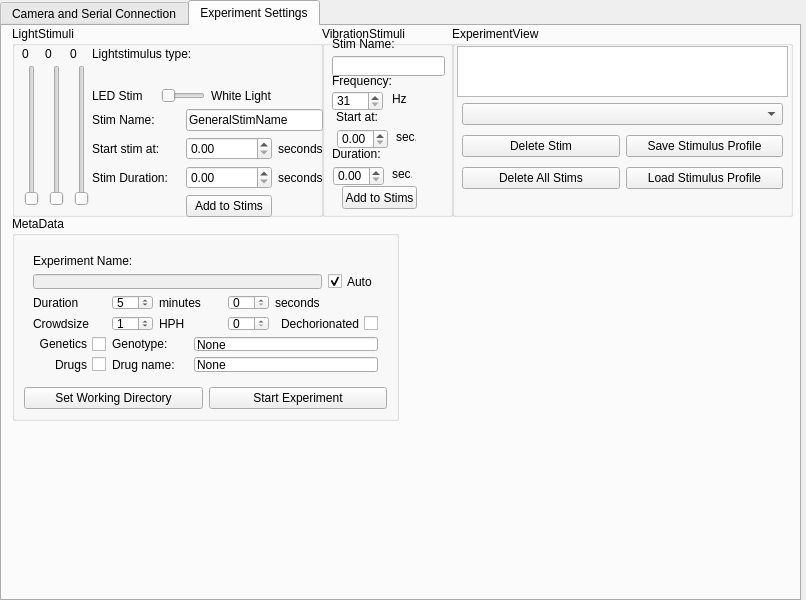
<?xml version="1.0" encoding="UTF-8"?>
<ui version="4.0">
 <class>Form</class>
 <widget class="QWidget" name="Form">
  <property name="enabled">
   <bool>true</bool>
  </property>
  <property name="geometry">
   <rect>
    <x>0</x>
    <y>0</y>
    <width>806</width>
    <height>600</height>
   </rect>
  </property>
  <property name="windowTitle">
   <string>Form</string>
  </property>
  <property name="autoFillBackground">
   <bool>true</bool>
  </property>
  <widget class="QTabWidget" name="tabWidget">
   <property name="geometry">
    <rect>
     <x>0</x>
     <y>0</y>
     <width>801</width>
     <height>601</height>
    </rect>
   </property>
   <property name="currentIndex">
    <number>1</number>
   </property>
   <widget class="QWidget" name="tabConnections">
    <attribute name="title">
     <string>Camera and Serial Connection</string>
    </attribute>
    <widget class="QGroupBox" name="groupBox_4">
     <property name="enabled">
      <bool>false</bool>
     </property>
     <property name="geometry">
      <rect>
       <x>315</x>
       <y>155</y>
       <width>281</width>
       <height>191</height>
      </rect>
     </property>
     <property name="title">
      <string>Live Data From Serial Connection</string>
     </property>
     <layout class="QGridLayout" name="gridLayout_4">
      <item row="0" column="0">
       <widget class="QLabel" name="label_19">
        <property name="text">
         <string>Incoming Message:</string>
        </property>
       </widget>
      </item>
      <item row="0" column="1">
       <widget class="QLabel" name="labelSerialLiveIncoming">
        <property name="text">
         <string>[No Data Yet]</string>
        </property>
       </widget>
      </item>
      <item row="1" column="0">
       <widget class="QLabel" name="label_20">
        <property name="text">
         <string>Temperature:</string>
        </property>
       </widget>
      </item>
      <item row="1" column="1">
       <widget class="QLabel" name="labelSerialLiveTemperature">
        <property name="text">
         <string>[No Data Yet]</string>
        </property>
       </widget>
      </item>
      <item row="2" column="0" colspan="2">
       <widget class="PlotWidget" name="graphicsViewSerial"/>
      </item>
     </layout>
    </widget>
    <widget class="QGroupBox" name="serialControlsGroup">
     <property name="geometry">
      <rect>
       <x>315</x>
       <y>0</y>
       <width>281</width>
       <height>153</height>
      </rect>
     </property>
     <property name="title">
      <string>Serial Connection to Setup</string>
     </property>
     <layout class="QGridLayout" name="gridLayout_5">
      <item row="2" column="1" colspan="2">
       <widget class="QPushButton" name="buttonSerialConnect">
        <property name="text">
         <string>Connect</string>
        </property>
       </widget>
      </item>
      <item row="0" column="0" colspan="3">
       <widget class="QLabel" name="labelSerialConnected">
        <property name="layoutDirection">
         <enum>Qt::LeftToRight</enum>
        </property>
        <property name="text">
         <string>Status: Not Connected</string>
        </property>
       </widget>
      </item>
      <item row="3" column="0" colspan="2">
       <widget class="QLineEdit" name="lineeditWriteToSerial">
        <property name="toolTip">
         <string>&lt;html&gt;&lt;head/&gt;&lt;body&gt;&lt;p&gt;Write to the Controller:&lt;br/&gt;White light on: &amp;quot;wS&amp;quot;&lt;br/&gt;White light off: &amp;quot;wC&amp;quot;&lt;/p&gt;&lt;p&gt;For LEDs: &amp;quot;n&amp;quot;+ nine digits setting RGB values&lt;br/&gt;example: &amp;quot;n000255000&amp;quot; set green leds on.&lt;br/&gt;LEDs off: &amp;quot;nC&amp;quot;&lt;/p&gt;&lt;p&gt;set IR light: &amp;quot;i&amp;quot;+three digits&lt;br/&gt;example: &amp;quot;i255&amp;quot; sets IR to full power.&lt;/p&gt;&lt;/body&gt;&lt;/html&gt;</string>
        </property>
       </widget>
      </item>
      <item row="2" column="0">
       <widget class="QPushButton" name="buttonSerialScan">
        <property name="text">
         <string>Scan</string>
        </property>
       </widget>
      </item>
      <item row="3" column="2">
       <widget class="QPushButton" name="buttonWriteToSerial">
        <property name="text">
         <string>Send</string>
        </property>
       </widget>
      </item>
      <item row="1" column="0" colspan="3">
       <widget class="QComboBox" name="comboboxSerialAvailable"/>
      </item>
      <item row="4" column="0" colspan="3">
       <widget class="QCheckBox" name="checkBoxReadSerialLive">
        <property name="enabled">
         <bool>false</bool>
        </property>
        <property name="text">
         <string>Read Serial Live</string>
        </property>
       </widget>
      </item>
     </layout>
    </widget>
    <widget class="QGroupBox" name="groupBoxCameraControls">
     <property name="enabled">
      <bool>false</bool>
     </property>
     <property name="geometry">
      <rect>
       <x>0</x>
       <y>100</y>
       <width>311</width>
       <height>191</height>
      </rect>
     </property>
     <property name="title">
      <string>Camera Controls</string>
     </property>
     <widget class="QPushButton" name="buttonCameraPreview">
      <property name="geometry">
       <rect>
        <x>10</x>
        <y>149</y>
        <width>211</width>
        <height>23</height>
       </rect>
      </property>
      <property name="text">
       <string>Live Preview</string>
      </property>
      <property name="checkable">
       <bool>true</bool>
      </property>
     </widget>
     <widget class="QLabel" name="label_5">
      <property name="geometry">
       <rect>
        <x>10</x>
        <y>28</y>
        <width>50</width>
        <height>16</height>
       </rect>
      </property>
      <property name="text">
       <string>Framerate</string>
      </property>
     </widget>
     <widget class="QSpinBox" name="spinBoxFramerate">
      <property name="geometry">
       <rect>
        <x>66</x>
        <y>28</y>
        <width>43</width>
        <height>20</height>
       </rect>
      </property>
      <property name="autoFillBackground">
       <bool>true</bool>
      </property>
      <property name="keyboardTracking">
       <bool>false</bool>
      </property>
      <property name="minimum">
       <number>1</number>
      </property>
      <property name="maximum">
       <number>200</number>
      </property>
      <property name="value">
       <number>30</number>
      </property>
     </widget>
     <widget class="QLabel" name="label_6">
      <property name="geometry">
       <rect>
        <x>115</x>
        <y>28</y>
        <width>16</width>
        <height>16</height>
       </rect>
      </property>
      <property name="text">
       <string>fps</string>
      </property>
     </widget>
     <widget class="QComboBox" name="comboboxCameraExposure">
      <property name="geometry">
       <rect>
        <x>232</x>
        <y>28</y>
        <width>69</width>
        <height>20</height>
       </rect>
      </property>
     </widget>
     <widget class="QLabel" name="label_9">
      <property name="geometry">
       <rect>
        <x>156</x>
        <y>28</y>
        <width>45</width>
        <height>16</height>
       </rect>
      </property>
      <property name="text">
       <string>Exposure</string>
      </property>
     </widget>
     <widget class="QLabel" name="label_7">
      <property name="geometry">
       <rect>
        <x>10</x>
        <y>59</y>
        <width>50</width>
        <height>16</height>
       </rect>
      </property>
      <property name="text">
       <string>Brightness</string>
      </property>
     </widget>
     <widget class="QSlider" name="sliderCameraBrightness">
      <property name="geometry">
       <rect>
        <x>70</x>
        <y>60</y>
        <width>201</width>
        <height>19</height>
       </rect>
      </property>
      <property name="minimum">
       <number>-10</number>
      </property>
      <property name="maximum">
       <number>30</number>
      </property>
      <property name="value">
       <number>0</number>
      </property>
      <property name="orientation">
       <enum>Qt::Horizontal</enum>
      </property>
     </widget>
     <widget class="QLabel" name="labelCameraBrighness">
      <property name="geometry">
       <rect>
        <x>281</x>
        <y>59</y>
        <width>16</width>
        <height>16</height>
       </rect>
      </property>
      <property name="text">
       <string>0</string>
      </property>
     </widget>
     <widget class="QLabel" name="label_8">
      <property name="geometry">
       <rect>
        <x>10</x>
        <y>89</y>
        <width>35</width>
        <height>16</height>
       </rect>
      </property>
      <property name="text">
       <string>Gamma</string>
      </property>
     </widget>
     <widget class="QSlider" name="sliderCameraGamma">
      <property name="geometry">
       <rect>
        <x>66</x>
        <y>89</y>
        <width>201</width>
        <height>19</height>
       </rect>
      </property>
      <property name="maximum">
       <number>30</number>
      </property>
      <property name="orientation">
       <enum>Qt::Horizontal</enum>
      </property>
      <property name="tickPosition">
       <enum>QSlider::NoTicks</enum>
      </property>
     </widget>
     <widget class="QLabel" name="labelCameraGamma">
      <property name="geometry">
       <rect>
        <x>280</x>
        <y>89</y>
        <width>16</width>
        <height>16</height>
       </rect>
      </property>
      <property name="text">
       <string>0</string>
      </property>
     </widget>
     <widget class="QLabel" name="label_21">
      <property name="geometry">
       <rect>
        <x>10</x>
        <y>119</y>
        <width>37</width>
        <height>16</height>
       </rect>
      </property>
      <property name="text">
       <string>IR Light</string>
      </property>
     </widget>
     <widget class="QSlider" name="sliderIRLight">
      <property name="enabled">
       <bool>false</bool>
      </property>
      <property name="geometry">
       <rect>
        <x>66</x>
        <y>119</y>
        <width>201</width>
        <height>19</height>
       </rect>
      </property>
      <property name="maximum">
       <number>255</number>
      </property>
      <property name="orientation">
       <enum>Qt::Horizontal</enum>
      </property>
     </widget>
     <widget class="QLabel" name="label_22">
      <property name="geometry">
       <rect>
        <x>280</x>
        <y>119</y>
        <width>16</width>
        <height>16</height>
       </rect>
      </property>
      <property name="text">
       <string>0</string>
      </property>
     </widget>
     <widget class="QPushButton" name="buttonCameraResetProperties">
      <property name="geometry">
       <rect>
        <x>220</x>
        <y>150</y>
        <width>75</width>
        <height>23</height>
       </rect>
      </property>
      <property name="text">
       <string>reset</string>
      </property>
     </widget>
    </widget>
    <widget class="QGroupBox" name="groupBoxVideoControls">
     <property name="enabled">
      <bool>false</bool>
     </property>
     <property name="geometry">
      <rect>
       <x>0</x>
       <y>290</y>
       <width>311</width>
       <height>108</height>
      </rect>
     </property>
     <property name="title">
      <string>VideoControls</string>
     </property>
     <layout class="QGridLayout" name="gridLayout_3">
      <item row="0" column="0">
       <widget class="QLabel" name="labelVideoName">
        <property name="text">
         <string>Video Name</string>
        </property>
       </widget>
      </item>
      <item row="0" column="1" colspan="4">
       <widget class="QLineEdit" name="lineeditVideoName">
        <property name="enabled">
         <bool>false</bool>
        </property>
       </widget>
      </item>
      <item row="0" column="5">
       <widget class="QCheckBox" name="checkboxAutoNaming">
        <property name="text">
         <string>Automatic</string>
        </property>
        <property name="checked">
         <bool>true</bool>
        </property>
       </widget>
      </item>
      <item row="1" column="0">
       <widget class="QLabel" name="label_2">
        <property name="text">
         <string>Duration</string>
        </property>
       </widget>
      </item>
      <item row="1" column="1" colspan="2">
       <widget class="QSpinBox" name="spinBoxVideoTimeMinutes">
        <property name="value">
         <number>5</number>
        </property>
       </widget>
      </item>
      <item row="1" column="3">
       <widget class="QLabel" name="label_3">
        <property name="text">
         <string>minutes</string>
        </property>
       </widget>
      </item>
      <item row="1" column="4">
       <widget class="QSpinBox" name="spinBoxVideoTimeSeconds"/>
      </item>
      <item row="1" column="5">
       <widget class="QLabel" name="label_4">
        <property name="text">
         <string>seconds</string>
        </property>
       </widget>
      </item>
      <item row="2" column="0" colspan="2">
       <widget class="QPushButton" name="buttonSetPath">
        <property name="text">
         <string>Set Path</string>
        </property>
       </widget>
      </item>
      <item row="2" column="2" colspan="3">
       <widget class="QPushButton" name="buttonRecordVideo">
        <property name="text">
         <string>Record</string>
        </property>
        <property name="checkable">
         <bool>true</bool>
        </property>
       </widget>
      </item>
     </layout>
    </widget>
    <widget class="QGroupBox" name="groupBoxCameraConnection">
     <property name="geometry">
      <rect>
       <x>0</x>
       <y>0</y>
       <width>311</width>
       <height>101</height>
      </rect>
     </property>
     <property name="title">
      <string>Connect To Camera</string>
     </property>
     <layout class="QGridLayout" name="gridLayout_2">
      <item row="0" column="0" colspan="2">
       <widget class="QLabel" name="labelCameraConnectionStatus">
        <property name="text">
         <string>Status: Not Connected</string>
        </property>
       </widget>
      </item>
      <item row="1" column="0" colspan="2">
       <widget class="QComboBox" name="comboBoxConnectedCameras"/>
      </item>
      <item row="2" column="0">
       <widget class="QPushButton" name="buttonScanForCameras">
        <property name="text">
         <string>scan</string>
        </property>
       </widget>
      </item>
      <item row="2" column="1">
       <widget class="QPushButton" name="buttonCameraConnectDisconnect">
        <property name="text">
         <string>connect</string>
        </property>
       </widget>
      </item>
     </layout>
    </widget>
   </widget>
   <widget class="QWidget" name="tabExperiment">
    <attribute name="title">
     <string>Experiment Settings</string>
    </attribute>
    <widget class="QGroupBox" name="groupBox_2">
     <property name="geometry">
      <rect>
       <x>450</x>
       <y>0</y>
       <width>341</width>
       <height>191</height>
      </rect>
     </property>
     <property name="title">
      <string>ExperimentView</string>
     </property>
     <widget class="PlotWidget" name="graphicsView">
      <property name="geometry">
       <rect>
        <x>5</x>
        <y>20</y>
        <width>331</width>
        <height>51</height>
       </rect>
      </property>
     </widget>
     <widget class="QWidget" name="widget" native="true">
      <property name="geometry">
       <rect>
        <x>10</x>
        <y>73</y>
        <width>321</width>
        <height>96</height>
       </rect>
      </property>
      <layout class="QGridLayout" name="gridLayout">
       <item row="1" column="0">
        <widget class="QPushButton" name="buttonDeleteSelectedStim">
         <property name="text">
          <string>Delete Stim</string>
         </property>
        </widget>
       </item>
       <item row="1" column="1">
        <widget class="QPushButton" name="buttonSaveStimulusProfile">
         <property name="text">
          <string>Save Stimulus Profile</string>
         </property>
        </widget>
       </item>
       <item row="2" column="0">
        <widget class="QPushButton" name="buttonDeleteAllStims">
         <property name="text">
          <string>Delete All Stims</string>
         </property>
        </widget>
       </item>
       <item row="2" column="1">
        <widget class="QPushButton" name="buttonLoadStimulusProfile">
         <property name="text">
          <string>Load Stimulus Profile</string>
         </property>
        </widget>
       </item>
       <item row="0" column="0" colspan="2">
        <widget class="QComboBox" name="comboBoxSelectStimId"/>
       </item>
      </layout>
     </widget>
    </widget>
    <widget class="QGroupBox" name="groupboxMetaData">
     <property name="geometry">
      <rect>
       <x>10</x>
       <y>190</y>
       <width>387</width>
       <height>205</height>
      </rect>
     </property>
     <property name="title">
      <string>MetaData</string>
     </property>
     <layout class="QGridLayout" name="gridLayout_6">
      <item row="1" column="2" colspan="2">
       <widget class="QPushButton" name="buttonStartExperiment">
        <property name="text">
         <string>Start Experiment</string>
        </property>
        <property name="checkable">
         <bool>true</bool>
        </property>
       </widget>
      </item>
      <item row="1" column="0" colspan="2">
       <widget class="QPushButton" name="buttonSetWorkingDirectory">
        <property name="text">
         <string>Set Working Directory</string>
        </property>
       </widget>
      </item>
      <item row="0" column="0" colspan="4">
       <widget class="QWidget" name="widgetMetaData" native="true">
        <layout class="QGridLayout" name="gridLayout_7">
         <item row="3" column="1">
          <widget class="QSpinBox" name="spinboxCrowdsize">
           <property name="value">
            <number>1</number>
           </property>
          </widget>
         </item>
         <item row="3" column="0">
          <widget class="QLabel" name="label_10">
           <property name="text">
            <string>Crowdsize</string>
           </property>
          </widget>
         </item>
         <item row="2" column="0">
          <widget class="QLabel" name="label_15">
           <property name="text">
            <string>Duration</string>
           </property>
          </widget>
         </item>
         <item row="2" column="1">
          <widget class="QSpinBox" name="spinBoxExperimentDurationMinutes">
           <property name="value">
            <number>5</number>
           </property>
          </widget>
         </item>
         <item row="2" column="2" colspan="2">
          <widget class="QLabel" name="label_14">
           <property name="text">
            <string>minutes</string>
           </property>
          </widget>
         </item>
         <item row="2" column="4">
          <widget class="QSpinBox" name="spinBoxExperimentDurationSeconds"/>
         </item>
         <item row="2" column="5" colspan="2">
          <widget class="QLabel" name="label_16">
           <property name="text">
            <string>seconds</string>
           </property>
          </widget>
         </item>
         <item row="1" column="6">
          <widget class="QCheckBox" name="checkBoxExperimentAutonaming">
           <property name="text">
            <string>Auto</string>
           </property>
           <property name="checked">
            <bool>true</bool>
           </property>
          </widget>
         </item>
         <item row="5" column="1" colspan="2">
          <widget class="QLabel" name="labelMetaDataDrugName">
           <property name="text">
            <string>Drug name:</string>
           </property>
          </widget>
         </item>
         <item row="3" column="2" colspan="2">
          <widget class="QLabel" name="label_12">
           <property name="toolTip">
            <string>&lt;html&gt;&lt;head/&gt;&lt;body&gt;&lt;p&gt;Hours Post Hatching&lt;/p&gt;&lt;/body&gt;&lt;/html&gt;</string>
           </property>
           <property name="text">
            <string>HPH</string>
           </property>
          </widget>
         </item>
         <item row="3" column="4">
          <widget class="QSpinBox" name="spinBox"/>
         </item>
         <item row="3" column="5" colspan="2">
          <widget class="QCheckBox" name="checkboxMetaDataDechorionation">
           <property name="layoutDirection">
            <enum>Qt::RightToLeft</enum>
           </property>
           <property name="text">
            <string>Dechorionated</string>
           </property>
          </widget>
         </item>
         <item row="4" column="0">
          <widget class="QCheckBox" name="checkboxMetaDataGenetics">
           <property name="layoutDirection">
            <enum>Qt::RightToLeft</enum>
           </property>
           <property name="text">
            <string>Genetics</string>
           </property>
          </widget>
         </item>
         <item row="4" column="1" colspan="2">
          <widget class="QLabel" name="labelMetaDataGenetics">
           <property name="text">
            <string>Genotype:</string>
           </property>
          </widget>
         </item>
         <item row="4" column="3" colspan="4">
          <widget class="QLineEdit" name="lineeditMetaDataGenetics">
           <property name="text">
            <string>None</string>
           </property>
          </widget>
         </item>
         <item row="5" column="0">
          <widget class="QCheckBox" name="checkboxMetaDataDrugs">
           <property name="layoutDirection">
            <enum>Qt::RightToLeft</enum>
           </property>
           <property name="text">
            <string>Drugs</string>
           </property>
          </widget>
         </item>
         <item row="5" column="3" colspan="4">
          <widget class="QLineEdit" name="lineeditMetaDataDrugName">
           <property name="layoutDirection">
            <enum>Qt::LeftToRight</enum>
           </property>
           <property name="text">
            <string>None</string>
           </property>
          </widget>
         </item>
         <item row="1" column="0" colspan="6">
          <widget class="QLineEdit" name="lineeditExperimentName">
           <property name="enabled">
            <bool>false</bool>
           </property>
          </widget>
         </item>
         <item row="0" column="0" colspan="2">
          <widget class="QLabel" name="label_11">
           <property name="text">
            <string>Experiment Name:</string>
           </property>
          </widget>
         </item>
        </layout>
       </widget>
      </item>
     </layout>
    </widget>
    <widget class="QGroupBox" name="groupBoxVibrationStimuli">
     <property name="enabled">
      <bool>true</bool>
     </property>
     <property name="geometry">
      <rect>
       <x>320</x>
       <y>0</y>
       <width>131</width>
       <height>191</height>
      </rect>
     </property>
     <property name="title">
      <string>VibrationStimuli</string>
     </property>
     <widget class="QDoubleSpinBox" name="spinBoxVibrationDuration">
      <property name="geometry">
       <rect>
        <x>11</x>
        <y>140</y>
        <width>51</width>
        <height>20</height>
       </rect>
      </property>
     </widget>
     <widget class="QLabel" name="label_13">
      <property name="geometry">
       <rect>
        <x>70</x>
        <y>65</y>
        <width>16</width>
        <height>16</height>
       </rect>
      </property>
      <property name="text">
       <string>Hz</string>
      </property>
     </widget>
     <widget class="QLabel" name="label_18">
      <property name="geometry">
       <rect>
        <x>70</x>
        <y>140</y>
        <width>20</width>
        <height>16</height>
       </rect>
      </property>
      <property name="text">
       <string>sec.</string>
      </property>
     </widget>
     <widget class="QSpinBox" name="spinBoxVibrationFrequency">
      <property name="geometry">
       <rect>
        <x>10</x>
        <y>65</y>
        <width>51</width>
        <height>20</height>
       </rect>
      </property>
      <property name="toolTip">
       <string>&lt;html&gt;&lt;head/&gt;&lt;body&gt;&lt;p&gt;Must be between 31 and 999 Hz.&lt;/p&gt;&lt;/body&gt;&lt;/html&gt;</string>
      </property>
      <property name="minimum">
       <number>31</number>
      </property>
      <property name="maximum">
       <number>999</number>
      </property>
     </widget>
     <widget class="QLabel" name="label_17">
      <property name="geometry">
       <rect>
        <x>10</x>
        <y>120</y>
        <width>61</width>
        <height>16</height>
       </rect>
      </property>
      <property name="text">
       <string>Duration:</string>
      </property>
     </widget>
     <widget class="QLabel" name="label">
      <property name="geometry">
       <rect>
        <x>10</x>
        <y>45</y>
        <width>61</width>
        <height>20</height>
       </rect>
      </property>
      <property name="text">
       <string>Frequency:</string>
      </property>
     </widget>
     <widget class="QLineEdit" name="lineeditVibrationStimName">
      <property name="geometry">
       <rect>
        <x>10</x>
        <y>30</y>
        <width>113</width>
        <height>20</height>
       </rect>
      </property>
     </widget>
     <widget class="QLabel" name="label_23">
      <property name="geometry">
       <rect>
        <x>10</x>
        <y>10</y>
        <width>71</width>
        <height>16</height>
       </rect>
      </property>
      <property name="text">
       <string>Stim Name:</string>
      </property>
     </widget>
     <widget class="QPushButton" name="buttonSaveVibrationStim">
      <property name="geometry">
       <rect>
        <x>20</x>
        <y>160</y>
        <width>75</width>
        <height>23</height>
       </rect>
      </property>
      <property name="text">
       <string>Add to Stims</string>
      </property>
     </widget>
     <widget class="QLabel" name="label_24">
      <property name="geometry">
       <rect>
        <x>74</x>
        <y>103</y>
        <width>20</width>
        <height>16</height>
       </rect>
      </property>
      <property name="text">
       <string>sec.</string>
      </property>
     </widget>
     <widget class="QLabel" name="label_25">
      <property name="geometry">
       <rect>
        <x>14</x>
        <y>83</y>
        <width>61</width>
        <height>16</height>
       </rect>
      </property>
      <property name="text">
       <string>Start at:</string>
      </property>
     </widget>
     <widget class="QDoubleSpinBox" name="spinBoxVibrationStart">
      <property name="geometry">
       <rect>
        <x>15</x>
        <y>103</y>
        <width>51</width>
        <height>20</height>
       </rect>
      </property>
     </widget>
    </widget>
    <widget class="QGroupBox" name="lightStimuliGroup">
     <property name="enabled">
      <bool>true</bool>
     </property>
     <property name="geometry">
      <rect>
       <x>10</x>
       <y>0</y>
       <width>311</width>
       <height>191</height>
      </rect>
     </property>
     <property name="title">
      <string>LightStimuli</string>
     </property>
     <widget class="QWidget" name="widgetLEDSliders" native="true">
      <property name="enabled">
       <bool>true</bool>
      </property>
      <property name="geometry">
       <rect>
        <x>10</x>
        <y>10</y>
        <width>71</width>
        <height>171</height>
       </rect>
      </property>
      <widget class="QLabel" name="labelRedSliderValue">
       <property name="geometry">
        <rect>
         <x>0</x>
         <y>10</y>
         <width>20</width>
         <height>16</height>
        </rect>
       </property>
       <property name="text">
        <string>0</string>
       </property>
      </widget>
      <widget class="QSlider" name="sliderRed">
       <property name="geometry">
        <rect>
         <x>0</x>
         <y>29</y>
         <width>19</width>
         <height>141</height>
        </rect>
       </property>
       <property name="maximum">
        <number>255</number>
       </property>
       <property name="orientation">
        <enum>Qt::Vertical</enum>
       </property>
      </widget>
      <widget class="QLabel" name="labelBlueSliderValue">
       <property name="geometry">
        <rect>
         <x>48</x>
         <y>10</y>
         <width>19</width>
         <height>16</height>
        </rect>
       </property>
       <property name="text">
        <string>0</string>
       </property>
      </widget>
      <widget class="QLabel" name="labelGreenSliderValue">
       <property name="geometry">
        <rect>
         <x>23</x>
         <y>10</y>
         <width>19</width>
         <height>16</height>
        </rect>
       </property>
       <property name="text">
        <string>0</string>
       </property>
      </widget>
      <widget class="QSlider" name="sliderBlue">
       <property name="geometry">
        <rect>
         <x>50</x>
         <y>29</y>
         <width>19</width>
         <height>141</height>
        </rect>
       </property>
       <property name="maximum">
        <number>255</number>
       </property>
       <property name="orientation">
        <enum>Qt::Vertical</enum>
       </property>
      </widget>
      <widget class="QSlider" name="sliderGreen">
       <property name="geometry">
        <rect>
         <x>25</x>
         <y>29</y>
         <width>19</width>
         <height>141</height>
        </rect>
       </property>
       <property name="maximum">
        <number>255</number>
       </property>
       <property name="orientation">
        <enum>Qt::Vertical</enum>
       </property>
      </widget>
     </widget>
     <widget class="QWidget" name="widget_2" native="true">
      <property name="geometry">
       <rect>
        <x>80</x>
        <y>0</y>
        <width>231</width>
        <height>191</height>
       </rect>
      </property>
      <layout class="QGridLayout" name="gridLayout_8">
       <item row="0" column="0" colspan="3">
        <widget class="QLabel" name="labelLightStimSettings">
         <property name="text">
          <string>Lightstimulus type:</string>
         </property>
        </widget>
       </item>
       <item row="1" column="0">
        <widget class="QLabel" name="labelLightStimTypeLED">
         <property name="text">
          <string>LED Stim</string>
         </property>
        </widget>
       </item>
       <item row="1" column="1" colspan="2">
        <widget class="QSlider" name="toggleWhiteColor">
         <property name="maximum">
          <number>1</number>
         </property>
         <property name="orientation">
          <enum>Qt::Horizontal</enum>
         </property>
        </widget>
       </item>
       <item row="1" column="3">
        <widget class="QLabel" name="labelLightStimTypeWhite">
         <property name="text">
          <string>White Light</string>
         </property>
        </widget>
       </item>
       <item row="2" column="0">
        <widget class="QLabel" name="labelStimName">
         <property name="text">
          <string>Stim Name:</string>
         </property>
        </widget>
       </item>
       <item row="2" column="2" colspan="3">
        <widget class="QLineEdit" name="lineeditLightStimName">
         <property name="toolTip">
          <string>Give your stimulus a wonderful name!</string>
         </property>
         <property name="text">
          <string>GeneralStimName</string>
         </property>
         <property name="placeholderText">
          <string>GeneralLightStim</string>
         </property>
        </widget>
       </item>
       <item row="3" column="0" colspan="2">
        <widget class="QLabel" name="labelTestStim">
         <property name="text">
          <string>Start stim at:</string>
         </property>
        </widget>
       </item>
       <item row="3" column="2" colspan="2">
        <widget class="QDoubleSpinBox" name="spinboxStimStart">
         <property name="maximum">
          <double>1000.000000000000000</double>
         </property>
        </widget>
       </item>
       <item row="3" column="4">
        <widget class="QLabel" name="labelSeconds1">
         <property name="text">
          <string>seconds</string>
         </property>
        </widget>
       </item>
       <item row="4" column="0" colspan="2">
        <widget class="QLabel" name="labelStimDuration">
         <property name="text">
          <string>Stim Duration:</string>
         </property>
        </widget>
       </item>
       <item row="4" column="2" colspan="2">
        <widget class="QDoubleSpinBox" name="spinboxStimDuration">
         <property name="maximum">
          <double>1000.000000000000000</double>
         </property>
        </widget>
       </item>
       <item row="4" column="4">
        <widget class="QLabel" name="labelSeconds2">
         <property name="text">
          <string>seconds</string>
         </property>
        </widget>
       </item>
       <item row="5" column="2" colspan="2">
        <widget class="QPushButton" name="buttonSaveStim">
         <property name="text">
          <string>Add to Stims</string>
         </property>
        </widget>
       </item>
      </layout>
     </widget>
    </widget>
   </widget>
  </widget>
 </widget>
 <customwidgets>
  <customwidget>
   <class>PlotWidget</class>
   <extends>QGraphicsView</extends>
   <header>pyqtgraph</header>
  </customwidget>
 </customwidgets>
 <resources/>
 <connections>
  <connection>
   <sender>sliderBlue</sender>
   <signal>sliderMoved(int)</signal>
   <receiver>labelBlueSliderValue</receiver>
   <slot>setNum(int)</slot>
   <hints>
    <hint type="sourcelabel">
     <x>76</x>
     <y>68</y>
    </hint>
    <hint type="destinationlabel">
     <x>73</x>
     <y>45</y>
    </hint>
   </hints>
  </connection>
  <connection>
   <sender>sliderGreen</sender>
   <signal>sliderMoved(int)</signal>
   <receiver>labelGreenSliderValue</receiver>
   <slot>setNum(int)</slot>
   <hints>
    <hint type="sourcelabel">
     <x>53</x>
     <y>151</y>
    </hint>
    <hint type="destinationlabel">
     <x>52</x>
     <y>57</y>
    </hint>
   </hints>
  </connection>
  <connection>
   <sender>sliderRed</sender>
   <signal>sliderMoved(int)</signal>
   <receiver>labelRedSliderValue</receiver>
   <slot>setNum(int)</slot>
   <hints>
    <hint type="sourcelabel">
     <x>26</x>
     <y>112</y>
    </hint>
    <hint type="destinationlabel">
     <x>26</x>
     <y>57</y>
    </hint>
   </hints>
  </connection>
  <connection>
   <sender>sliderCameraBrightness</sender>
   <signal>valueChanged(int)</signal>
   <receiver>labelCameraBrighness</receiver>
   <slot>setNum(int)</slot>
   <hints>
    <hint type="sourcelabel">
     <x>197</x>
     <y>193</y>
    </hint>
    <hint type="destinationlabel">
     <x>285</x>
     <y>189</y>
    </hint>
   </hints>
  </connection>
  <connection>
   <sender>sliderIRLight</sender>
   <signal>valueChanged(int)</signal>
   <receiver>label_22</receiver>
   <slot>setNum(int)</slot>
   <hints>
    <hint type="sourcelabel">
     <x>218</x>
     <y>254</y>
    </hint>
    <hint type="destinationlabel">
     <x>291</x>
     <y>250</y>
    </hint>
   </hints>
  </connection>
  <connection>
   <sender>checkboxMetaDataGenetics</sender>
   <signal>toggled(bool)</signal>
   <receiver>labelMetaDataGenetics</receiver>
   <slot>setVisible(bool)</slot>
   <hints>
    <hint type="sourcelabel">
     <x>84</x>
     <y>343</y>
    </hint>
    <hint type="destinationlabel">
     <x>130</x>
     <y>341</y>
    </hint>
   </hints>
  </connection>
  <connection>
   <sender>checkboxMetaDataGenetics</sender>
   <signal>toggled(bool)</signal>
   <receiver>lineeditMetaDataGenetics</receiver>
   <slot>setVisible(bool)</slot>
   <hints>
    <hint type="sourcelabel">
     <x>67</x>
     <y>339</y>
    </hint>
    <hint type="destinationlabel">
     <x>245</x>
     <y>336</y>
    </hint>
   </hints>
  </connection>
  <connection>
   <sender>checkboxMetaDataDrugs</sender>
   <signal>toggled(bool)</signal>
   <receiver>labelMetaDataDrugName</receiver>
   <slot>setVisible(bool)</slot>
   <hints>
    <hint type="sourcelabel">
     <x>78</x>
     <y>357</y>
    </hint>
    <hint type="destinationlabel">
     <x>131</x>
     <y>363</y>
    </hint>
   </hints>
  </connection>
  <connection>
   <sender>checkboxMetaDataDrugs</sender>
   <signal>toggled(bool)</signal>
   <receiver>lineeditMetaDataDrugName</receiver>
   <slot>setVisible(bool)</slot>
   <hints>
    <hint type="sourcelabel">
     <x>74</x>
     <y>363</y>
    </hint>
    <hint type="destinationlabel">
     <x>246</x>
     <y>361</y>
    </hint>
   </hints>
  </connection>
  <connection>
   <sender>checkBoxExperimentAutonaming</sender>
   <signal>toggled(bool)</signal>
   <receiver>lineeditExperimentName</receiver>
   <slot>setDisabled(bool)</slot>
   <hints>
    <hint type="sourcelabel">
     <x>339</x>
     <y>268</y>
    </hint>
    <hint type="destinationlabel">
     <x>297</x>
     <y>268</y>
    </hint>
   </hints>
  </connection>
  <connection>
   <sender>checkboxAutoNaming</sender>
   <signal>toggled(bool)</signal>
   <receiver>lineeditVideoName</receiver>
   <slot>setDisabled(bool)</slot>
   <hints>
    <hint type="sourcelabel">
     <x>238</x>
     <y>344</y>
    </hint>
    <hint type="destinationlabel">
     <x>185</x>
     <y>344</y>
    </hint>
   </hints>
  </connection>
 </connections>
</ui>
